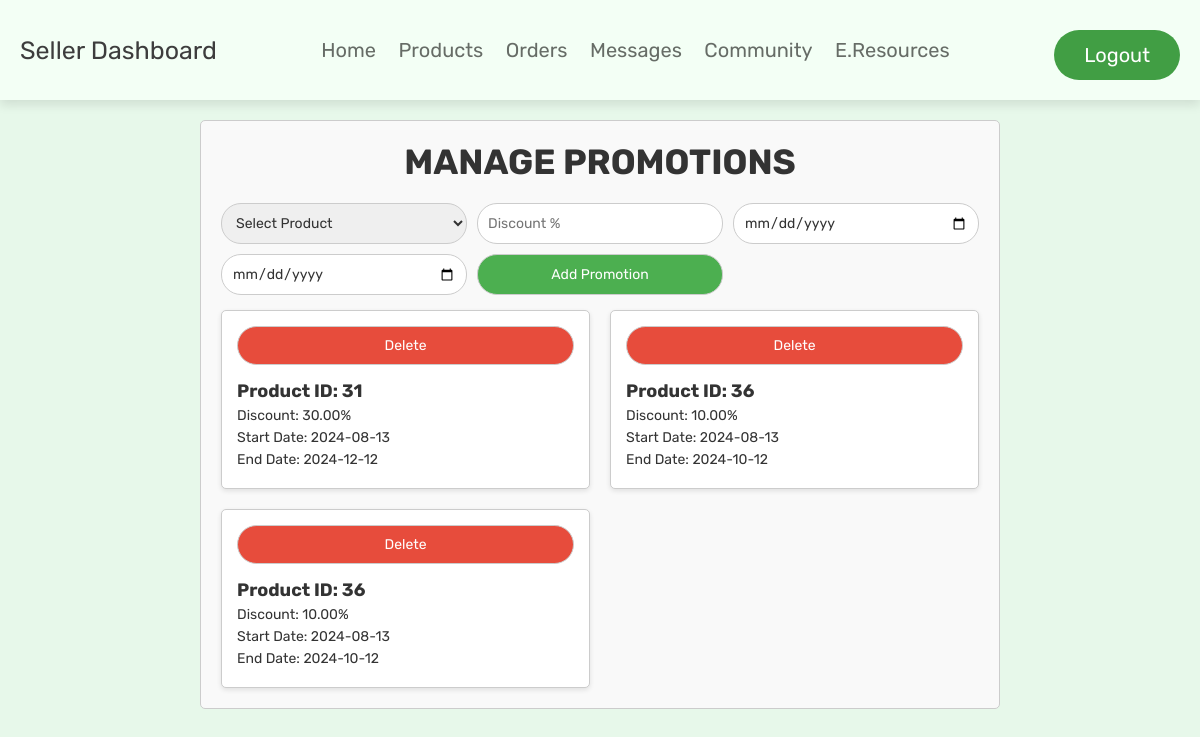
Page /manage_promotions.php (signed in) on the committed database.
### tables this page shows
CREATE TABLE `promotions` (
  `id` int NOT NULL,
  `seller_id` int NOT NULL,
  `product_id` int NOT NULL,
  `discount` decimal(5,2) NOT NULL,
  `start_date` date NOT NULL,
  `end_date` date NOT NULL
);

### manage_promotions.php (the view, shortened to what this page needs)
<?php
@include 'config.php';
$seller_id = $_COOKIE['seller_id'];
$promotions = $conn->prepare("SELECT * FROM `promotions` WHERE `seller_id` = ?");
$promotions->execute([$seller_id]);
?>
<!DOCTYPE html>
<html lang="en">
<head>
    <link rel="stylesheet" href="css/admin_style.css">
</head>
<body>
<?php include 'seller_header.php'; ?>
<section class="promotions">
    <h1 class="title">Manage Promotions</h1>
    <form action="" method="post">
        <select name="product_id" required>
            <option value="" selected disabled>Select Product</option>
        </select>
        <input type="number" name="discount" placeholder="Discount %" min="0" max="100" required>
        <input type="date" name="start_date" required>
        <input type="date" name="end_date" required>
        <input type="submit" name="add_promotion" value="Add Promotion" class="normbtn">
    </form>
    <div class="box-container">
        <?php while ($promotion = $promotions->fetch(PDO::FETCH_ASSOC)) { ?>
            <div class="box">
                <form action="" method="post">
                    <input type="submit" name="delete_promotion" value="Delete" class="delete-btncustom">
                </form>
                <h3>Product ID: <?= $promotion['product_id']; ?></h3>
                <p>Discount: <?= $promotion['discount']; ?>%</p>
                <p>Start Date: <?= $promotion['start_date']; ?></p>
                <p>End Date: <?= $promotion['end_date']; ?></p>
            </div>
        <?php } ?>
    </div>
</section>
</body>
</html>

### css/components.css (style rules this page uses)
:root { --green:#48a54b; --othergreen:#27ae60; --orange:#f39c12; --red:#e74c3c; --black:#333; --logoblack:#3D3D3D; --light-color:#666C66; --white:#fff; --light-bg:#f4f9f5; --mid-green: #ddeedd; --light-gr:#e7f8ea; --header: #f3fff5; --fr-green: #1d311d; --border:.2rem solid var(--fr-green); --box-shadow:0 .5rem 1rem rgba(0,0,0,.1); }
* { font-family: 'Rubik', sans-serif; margin: 0; padding:0; box-sizing: border-box; outline: none; border:none; text-decoration: none; color:var(--black); }
body { background-color: var(--light-gr); }
html { font-size: 62.5%; overflow-x: hidden; scroll-behavior: smooth; scroll-padding-top: 6.5rem; }
section { padding:3rem 2rem; max-width: 1365px; margin:0 auto; }
.title { text-align: center; margin-bottom: 2rem; text-transform: uppercase; color:var(--black); font-size: 3.5rem; }

### manage_promotions.php (style rules this page uses)
.promotions { margin: 20px auto; padding: 20px; border: 1px solid #ccc; border-radius: 5px; background-color: #f9f9f9; max-width: 800px; }
.promotions form { display: grid; grid-template-columns: repeat(auto-fit, minmax(200px, 1fr)); gap: 10px; margin-bottom: 15px; }
.promotions form select, .promotions form input[type="number"], .promotions form input[type="date"], .promotions form .normbtn { padding: 10px; border: 1px solid #ccc; border-radius: 20px; font-size: 14px; box-shadow: none; }
.promotions form .normbtn { background-color: #4CAF50; color: white; cursor: pointer; transition: background-color 0.3s ease; }
.box-container { display: grid; grid-template-columns: repeat(auto-fit, minmax(250px, 1fr)); gap: 20px; }
.box { position: relative; padding: 15px; border: 1px solid #ccc; border-radius: 5px; background-color: #fff; box-shadow: 0 2px 5px rgba(0,0,0,0.1); }
.box h3 { margin-top: 0; font-size: 18px; }
.box p { margin: 5px 0; font-size: 14px; }
.delete-btncustom { background-color: #e74c3c; color: #fff; padding: 10px; border: 1px solid #ccc; border-radius: 20px; font-size: 14px; text-align: center; box-shadow: none; }

### rows in the picture
promotions: product "31", discount "30.00", start_date "2024-08-13", end_date "2024-12-12"
promotions: product "36", discount "10.00", start_date "2024-08-13", end_date "2024-10-12"
promotions: product "36", discount "10.00", start_date "2024-08-13", end_date "2024-10-12"
